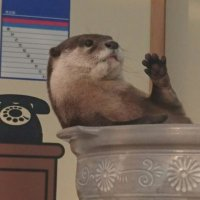
#> input picture opencv_CUDA/maharo.jpg, 200 x 200 px
$ jupyter execute --allow-errors affine.ipynb   (shell and % lines are left out)
#> lines starting #> are read from the running program, lines starting #| are printed output that depends on the picture
[cell 1]
import cv2 as cv
import numpy as np
from matplotlib import pyplot as plt
print('Enabled CUDA devices:',cv.cuda.getCudaEnabledDeviceCount())

src = cv.cvtColor(cv.imread("maharo.jpg"),cv.COLOR_BGR2RGB)
w, h, c = src.shape
#> w = 200; h = 200; c = 3
plt.subplot(111),plt.imshow(src,cmap = 'gray')
plt.title('otter image'), plt.xticks([]), plt.yticks([])
plt.show()

g_src = cv.cuda_GpuMat()
g_dst = cv.cuda_GpuMat()
#> (the rest of this cell did not finish here and is left out)

[cell 2]
def get_rot_affine(src, rot, scale):
#> called with rot = 20, scale = 1
    h, w = src.shape[:2]
#> h = 200; w = 200
    rot_affine = cv.getRotationMatrix2D((h/2, w/2), rot, scale)
    rot_affine[:2,2] -= [h/2, w/2]
    rot_affine[:2,2] += [h/2*scale, w/2*scale]
    return rot_affine

[cell 3]
rot_affine = get_rot_affine(src, 20, 1)
#> rot_affine = [[0.94, 0.342, -28.17], [-0.342, 0.94, 40.23]]

[cell 4]
img_dst = cv.warpAffine(src, rot_affine, (w*1, h*1), flags=cv.INTER_CUBIC)
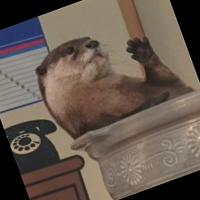
#> img_dst: shape (200, 200, 3); mean R, G, B 102.3, 89.2, 79.3

[cell 5]
img_dst = cv.warpAffine(src, rot_affine, (w*1, h*1), flags=cv.INTER_CUBIC)
plt.subplot(121),plt.imshow(src,cmap = 'gray')
plt.title('otter image'), plt.xticks([]), plt.yticks([])
plt.subplot(122),plt.imshow(img_dst,cmap = 'gray')
plt.title('rotated otter image'), plt.xticks([]), plt.yticks([])
plt.show()
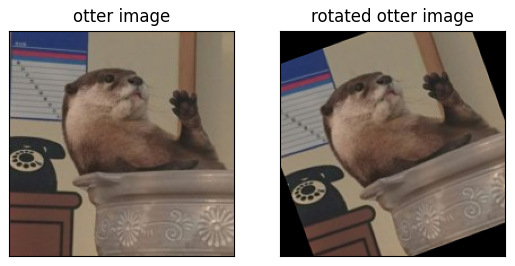
#> figure drawn by matplotlib, 2 panels

#> (a cell that did not finish here is left out)

#> (a cell that did not finish here is left out)

#> (a cell that did not finish here is left out)

## 10倍, 20度回転

[cell 9]
rot_affine = get_rot_affine(src, 20, 10)
#> rot_affine = [[9.4, 3.42, -281.7], [-3.42, 9.4, 402.3]]

[cell 10]
img_dst = cv.warpAffine(src, rot_affine, (w*10, h*10), flags=cv.INTER_CUBIC)
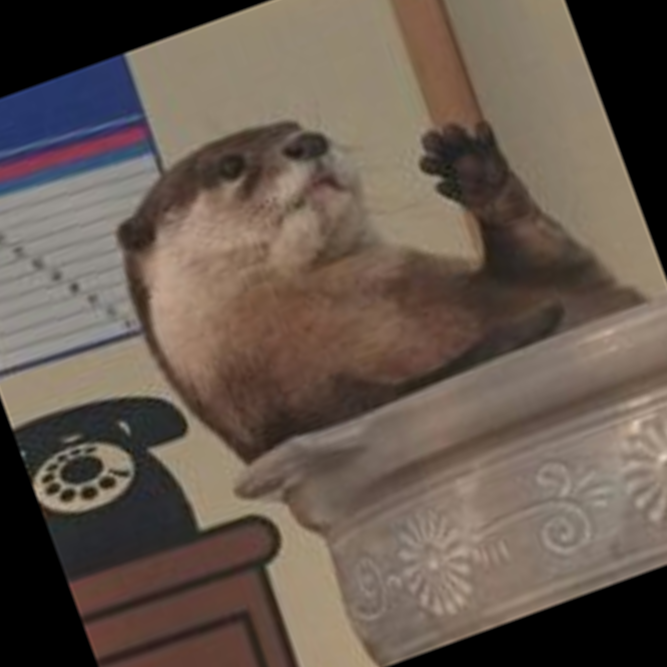
#> img_dst: shape (2000, 2000, 3) (shown at 1/3 size); mean R, G, B 102.3, 89.2, 79.2

[cell 11]
img_dst = cv.warpAffine(src, rot_affine, (w*10, h*10), flags=cv.INTER_CUBIC)
plt.subplot(121),plt.imshow(src,cmap = 'gray')
plt.title('otter image'), plt.xticks([]), plt.yticks([])
plt.subplot(122),plt.imshow(img_dst,cmap = 'gray')
plt.title('rotated otter image'), plt.xticks([]), plt.yticks([])
plt.show()
